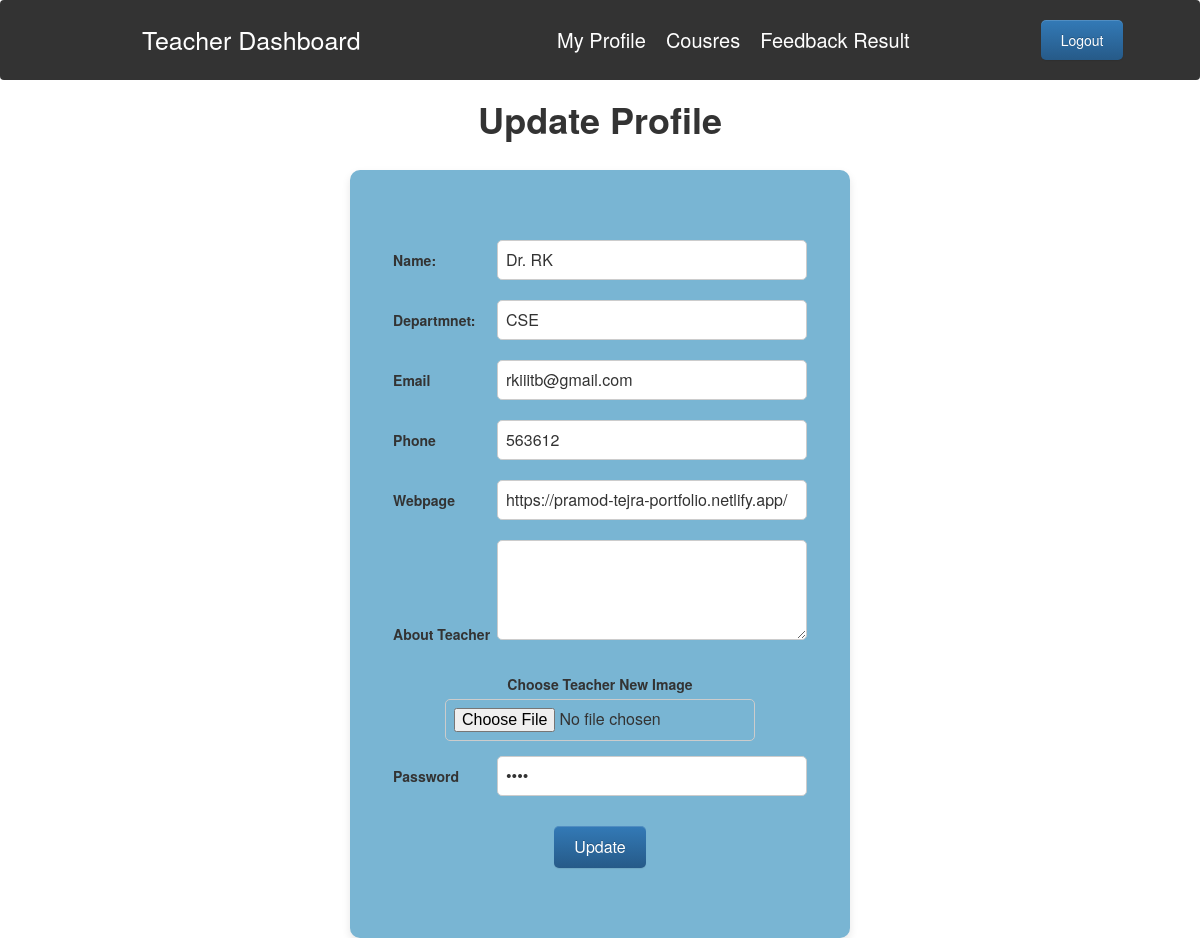
Screenshot of /Teacher/teacher_profile.php (signed in) with the database file from the repository.
### tables this page shows
CREATE TABLE `teacher` (
  `username` varchar(50) NOT NULL,
  `id` int(20) NOT NULL,
  `name` varchar(38) DEFAULT NULL,
  `email` varchar(38) NOT NULL,
  `phone` int(38) DEFAULT NULL,
  `department` varchar(38) DEFAULT NULL,
  `webpage` varchar(10000) NOT NULL,
  `description` varchar(38) DEFAULT NULL,
  `image` varchar(38) DEFAULT NULL,
  `password` varchar(50) NOT NULL
);

### Teacher/teacher_profile.php (the view, shortened to what this page needs)
<?php
    $host="localhost";
    $user="root";
    $password="";
    $db="iiit_b";
    $data=mysqli_connect($host,$user,$password,$db);
    $name=$_SESSION['email'];
    $sql="SELECT * FROM teacher WHERE email='$name' ";
    $result=mysqli_query($data,$sql);
    $info=mysqli_fetch_assoc($result);
?>
<!DOCTYPE html>
<html lang="en">
<head>
    <link rel="stylesheet" href="https://cdn.jsdelivr.net/npm/bootstrap@3.3.7/dist/css/bootstrap.min.css">
    <link rel="stylesheet" href="https://cdn.jsdelivr.net/npm/bootstrap@3.3.7/dist/css/bootstrap-theme.min.css">
</head>
<body>
    <?php
    include 'teacher_sidebar.php';
    ?>
    <div class="content">
        <center>
            <h1 style="font-weight:550;">Update Profile</h1>
            <br>
            <div class="add_deg">
        <form action="#" method="POST">
                     <div>
                        <label class="label_deg">Name: </label>
                        <input type="text" name="email" value="<?php echo "{$info['name']}"; ?>" readonly>
                     </div>
                     <div>
                        <label class="label_deg">Departmnet: </label>
                        <input type="email" name="email" value="<?php echo "{$info['department']}"; ?>" readonly>
                     </div>
                     <div>
                        <label class="label_deg">Email</label>
                        <input type="email" name="email" value="<?php echo "{$info['email']}"; ?>">
                     </div>
                     <div>
                        <label class="label_deg">Phone</label>
                        <input type="number" name="phone" value="<?php echo "{$info['phone']}"; ?>">
                     </div>
                     <div>
                        <label class="label_deg">Webpage</label>
                        <input type="url" name="webpage" value="<?php echo "{$info['webpage']}"; ?>">
                     </div>
                     <div>
                        <label class="label_deg">About Teacher</label>
                        <textarea name="description" rows="4"><?php echo "{$info['description']}"; ?></textarea>
                     </div>
                     <div>
                        <label >Choose Teacher New Image</label>
                        <input type="file" name="image">
                     </div>
                     <div>
                        <label class="label_deg">Password</label>
                        <input type="password" name="password" value="<?php echo "{$info['password']}"; ?>">
                     </div>
            <div>
                <input class="btn btn-primary"type="submit" name="update_profile" value="Update">
            </div>
        </form>
            </div>
        </center>
    </div>
</body>
</html>

### Teacher/teacher_profile.php (style rules this page uses)
.label_deg { display: inline-block; text-align: left; width: 120px; padding-top: 10px; padding-bottom: 10px; margin-bottom: 5px; }
.add_deg { background-color: #f2f2f2; width: 500px; padding: 30px; margin: 0 auto; border-radius: 10px; box-shadow: 0 4px 8px rgba(0, 0, 0, 0.1); }
.add_deg form div { margin-bottom: 15px; }
.add_deg form div:last-child { margin-bottom: 0; }
.add_deg form input[type="text"], .add_deg form input[type="number"], .add_deg form input[type="email"], .add_deg form input[type="url"], .add_deg form input[type="password"], .add_deg form input[type="file"], .add_deg form textarea { width: calc(100% - 130px); padding: 8px; font-size: 16px; border-radius: 5px; border: 1px solid #ccc; box-sizing: border-box; }
.add_deg form textarea { height: 100px; resize: vertical; }
.add_deg form input[type="file"] { width: calc(100% - 130px); padding: 8px; font-size: 16px; border-radius: 5px; border: 1px solid #ccc; box-sizing: border-box; display: inline-block; }
.add_deg form input[type="submit"] { background-color: #4CAF50; color: white; padding: 10px 20px; border: none; border-radius: 5px; cursor: pointer; font-size: 16px; margin-top: 10px; }
.label_deg { display: inline-block; text-align: left; width: 100px; padding-top: 10px; padding-bottom: 10px; }
.add_deg { background-color: rgb(121, 181, 211); width: 500px; padding-top: 70px; padding-bottom: 70px; }

### Teacher/teacher_sidebar.php (style rules this page uses)
.btn { padding: 10px 20px; background-color: #007bff; color: white; border: none; border-radius: 5px; cursor: pointer; }

### rows the page displays
teacher: email "Dr. RK", email "CSE", email "rkiiitb@gmail.com", phone "563612", webpage "https://pramod-tejra-portfolio.netlify.app/"
